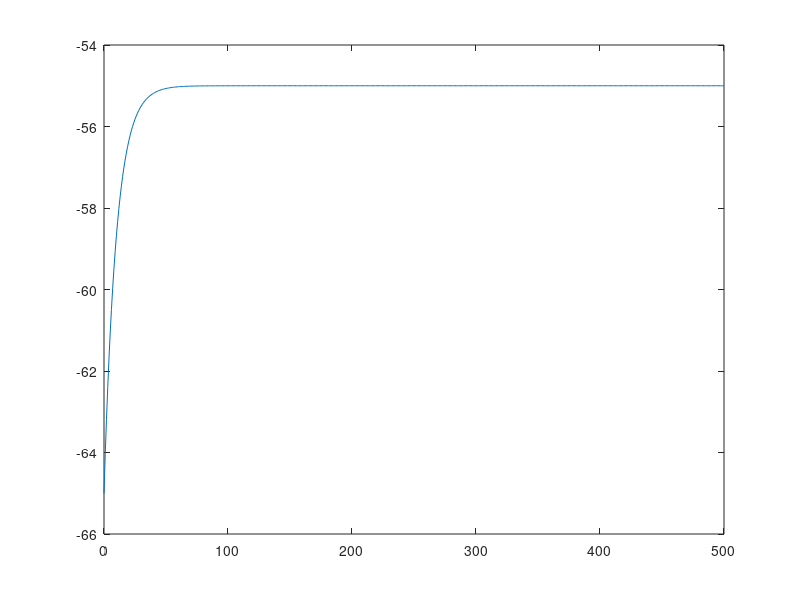

Here is the MATLAB script that generated this plot:
%values for 5.5
Rm = 10;
EL = -65;
Vth = -50;
tauM = 10;

Ie = 1;

V0 = -65;

V = @(t) EL + Rm*Ie + (V0 - EL - Rm*Ie)*exp(-t/tauM);

tVals = 0:1:500;
Vvals = V(tVals);

plot(tVals,Vvals);